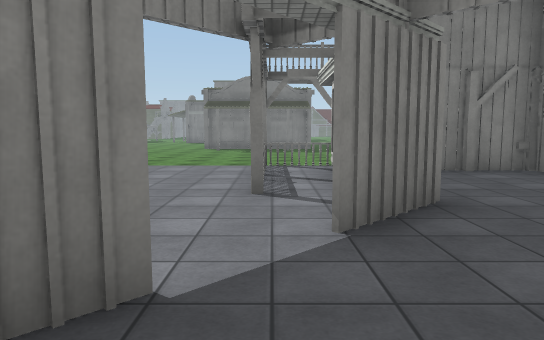
[1] (above)

19 first-person views from a walk through a scene from a Unity 3-D project. The camera is 1.4 m above the floor, tilts 6° down and sees 70° across. Doors are open. The floor is counted in squares, 2 m on a side. Each view is taken from the middle of a square. On the plan, view 1 faces up. The plan holds only what a view shows up to about 11 squares ahead; the rest is blank. The place goes on beyond the plan. The player is left out. Some animated figures are not drawn. Some surface patterns are stand-ins.

[2]
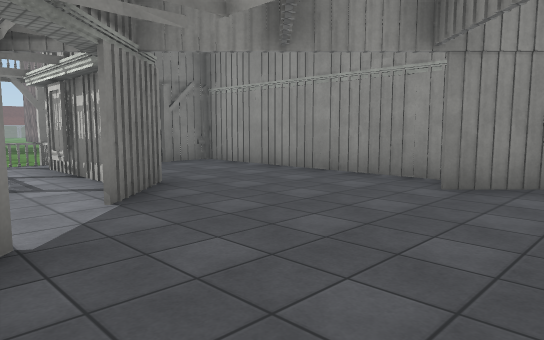

[3]
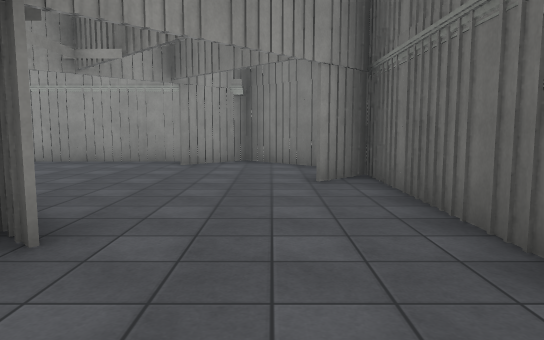

[4]
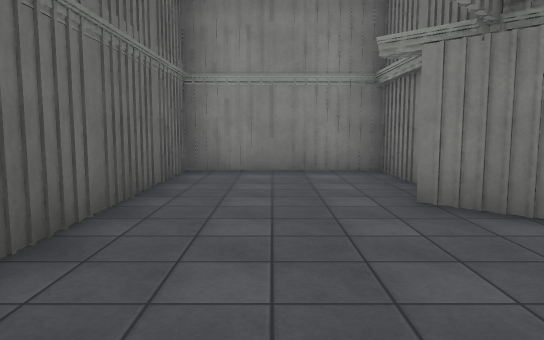

[5]
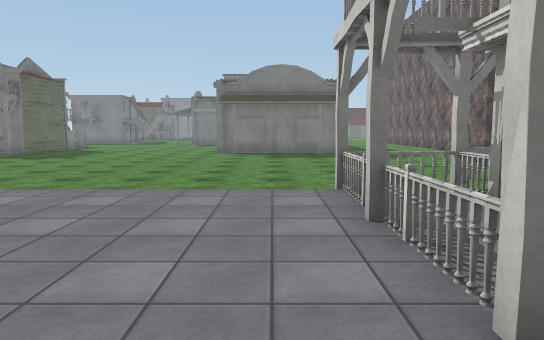

[6]
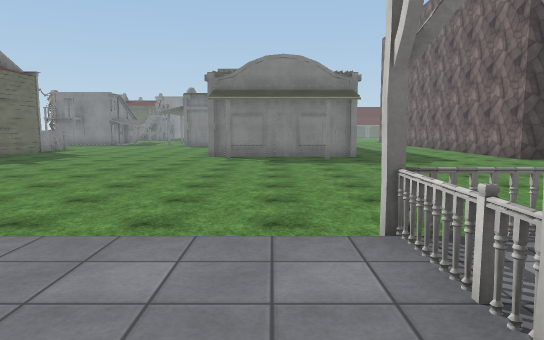

[7]
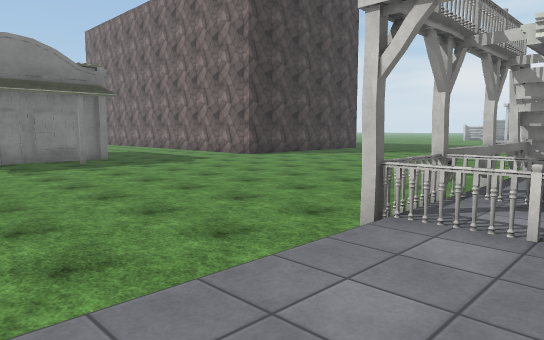

[8]
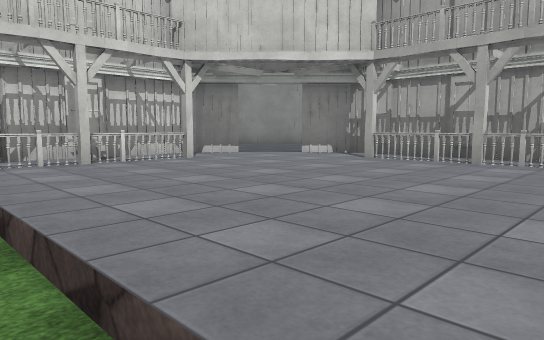

[9]
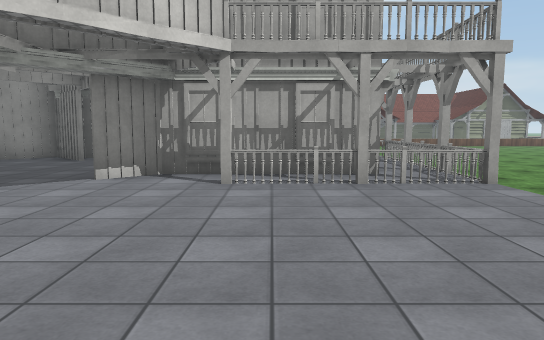

[10]
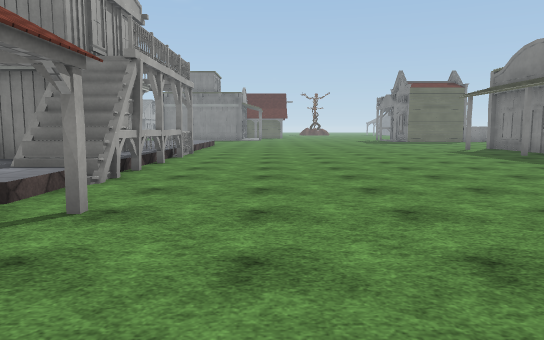

[11]
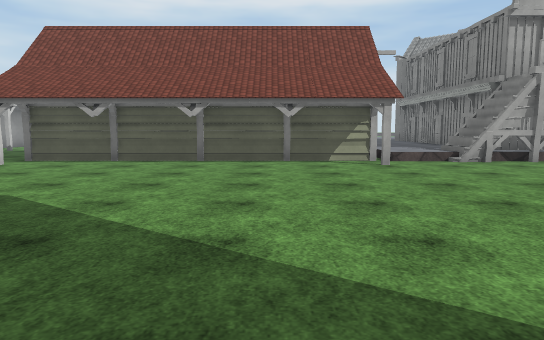

[12]
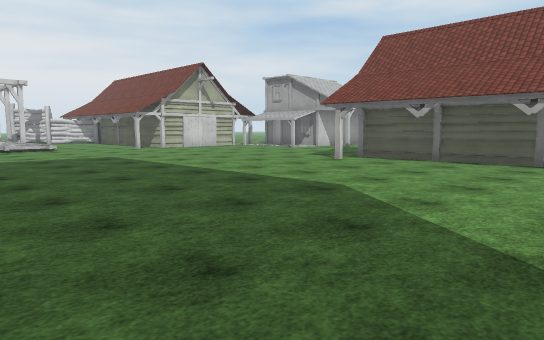

[13]
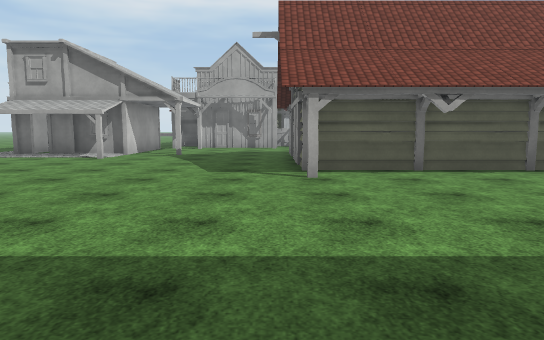

[14]
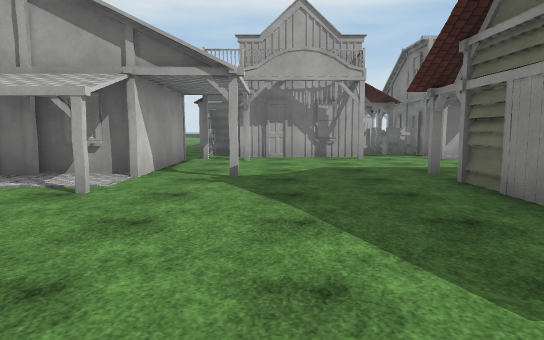

[15]
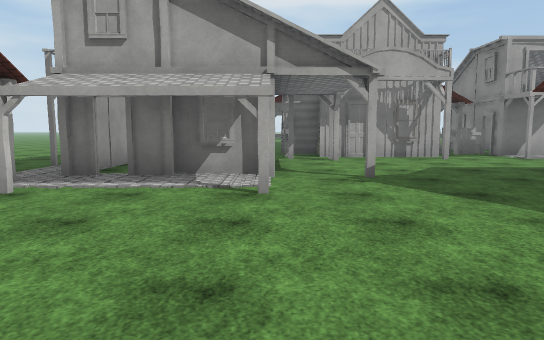

[16]
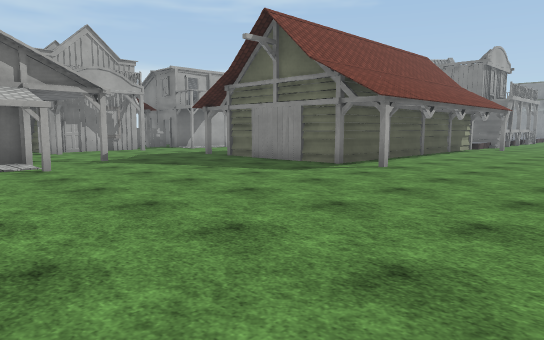

[17]
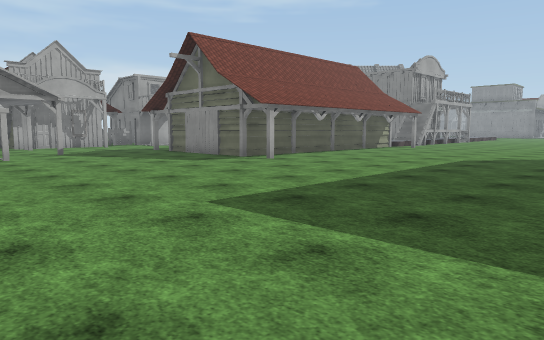

[18]
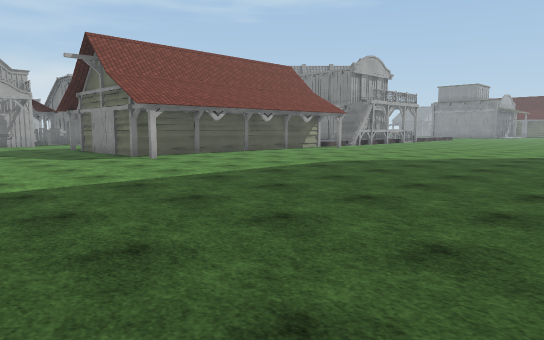

[19]
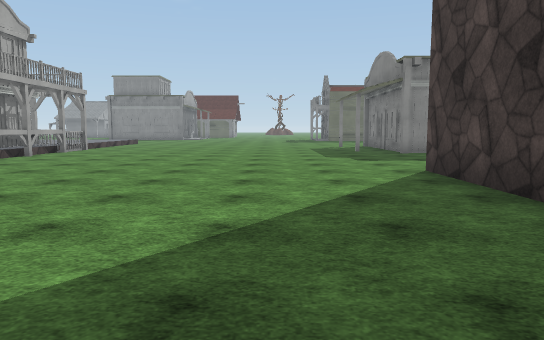

### Floor plan
Key: @ floor where view 1 was taken; # wall or solid block; . main floor; : floor 0.25 m higher than the main floor; + floor 0.5 m higher than the main floor; / step, stairs or slope; D open door; = window, fence, low wall or low ledge; O other object.
Columns run from 6 left of view 1 to 22 right of it. Each row starts with its distance up from view 1.
 17      ........###       ....
 16 ...........................
 15 .............................
 14 .............................
 13 .............................
 12 .............................
 11 .............................
 10 .............................
  9  ............................
  8 ........##.#/...............
  7 /+++++=#####/+########.......
  6 /+++++##+++#++       #.......
  5 /+++++=#+++#++       #....#..
  4  +++++##+++#         #.....:D
  3 /++++++#+++#         #....##D
  2 #=#=++D++++#         .....#
  1 ######++++##        ......#
  0 ##++++@+++##        .....##
 -1 ##++++++++#        D#.#####
 -2 ###########         DO

Where each view was taken, in squares from view 1:
view 1: 0 up, 0 right, facing up
view 2: 1 down, 1 left, facing up-right
view 3: 1 down, 4 left, facing right
view 4: 1 down, 2 right, facing left
view 5: 3 up, 1 left, facing up
view 6: 5 up, 1 left, facing up
view 7: 6 up, 3 left, facing up-right
view 8: 8 up, 6 left, facing down-right
view 9: 7 up, 3 left, facing down
view 10: 10 up, 11 right, facing left
view 11: 16 up, 10 right, facing down
view 12: 16 up, 10 right, facing down-right
view 13: 14 up, 16 right, facing down
view 14: 9 up, 18 right, facing down
view 15: 9 up, 20 right, facing down
view 16: 12 up, 22 right, facing down-left
view 17: 15 up, 22 right, facing down-left
view 18: 17 up, 20 right, facing down-left
view 19: 14 up, 13 right, facing left
